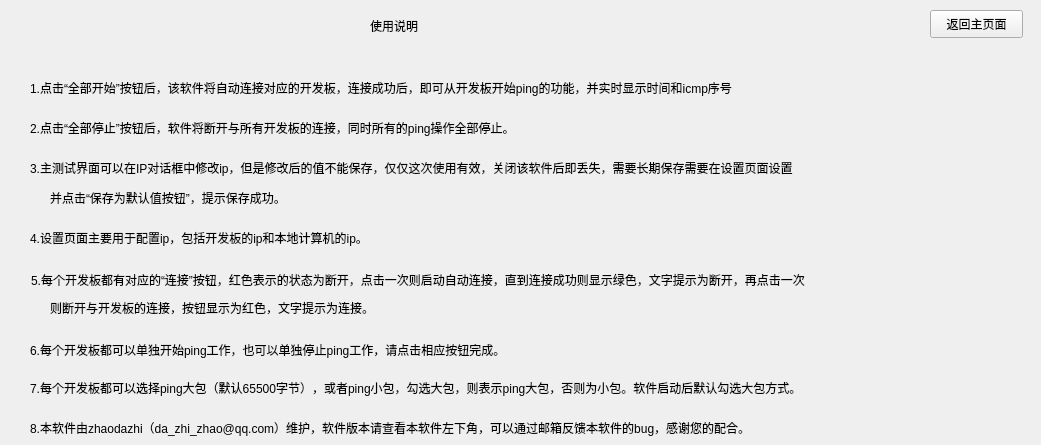
   <widget class="QWidget" name="page_3">
    <widget class="QLabel" name="label_82">
     <property name="geometry">
      <rect>
       <x>370</x>
       <y>0</y>
       <width>191</width>
       <height>51</height>
      </rect>
     </property>
     <property name="styleSheet">
      <string notr="true">font: 75 28pt &quot;仿宋&quot;;</string>
     </property>
     <property name="text">
      <string>使用说明</string>
     </property>
    </widget>
    <widget class="QPushButton" name="pushButton_5">
     <property name="geometry">
      <rect>
       <x>930</x>
       <y>10</y>
       <width>93</width>
       <height>28</height>
      </rect>
     </property>
     <property name="text">
      <string>返回主页面</string>
     </property>
    </widget>
    <widget class="QLabel" name="label_106">
     <property name="geometry">
      <rect>
       <x>30</x>
       <y>80</y>
       <width>971</width>
       <height>16</height>
      </rect>
     </property>
     <property name="text">
      <string>1.点击“全部开始”按钮后，该软件将自动连接对应的开发板，连接成功后，即可从开发板开始ping的功能，并实时显示时间和icmp序号</string>
     </property>
    </widget>
    <widget class="QLabel" name="label_107">
     <property name="geometry">
      <rect>
       <x>30</x>
       <y>120</y>
       <width>1001</width>
       <height>16</height>
      </rect>
     </property>
     <property name="text">
      <string>2.点击“全部停止”按钮后，软件将断开与所有开发板的连接，同时所有的ping操作全部停止。</string>
     </property>
    </widget>
    <widget class="QLabel" name="label_108">
     <property name="geometry">
      <rect>
       <x>30</x>
       <y>160</y>
       <width>1001</width>
       <height>16</height>
      </rect>
     </property>
     <property name="text">
      <string>3.主测试界面可以在IP对话框中修改ip，但是修改后的值不能保存，仅仅这次使用有效，关闭该软件后即丢失，需要长期保存需要在设置页面设置</string>
     </property>
    </widget>
    <widget class="QLabel" name="label_109">
     <property name="geometry">
      <rect>
       <x>50</x>
       <y>190</y>
       <width>941</width>
       <height>16</height>
      </rect>
     </property>
     <property name="text">
      <string>并点击“保存为默认值按钮”，提示保存成功。</string>
     </property>
    </widget>
    <widget class="QLabel" name="label_110">
     <property name="geometry">
      <rect>
       <x>30</x>
       <y>230</y>
       <width>991</width>
       <height>16</height>
      </rect>
     </property>
     <property name="text">
      <string>4.设置页面主要用于配置ip，包括开发板的ip和本地计算机的ip。</string>
     </property>
    </widget>
    <widget class="QLabel" name="label_111">
     <property name="geometry">
      <rect>
       <x>31</x>
       <y>270</y>
       <width>1001</width>
       <height>20</height>
      </rect>
     </property>
     <property name="text">
      <string>5.每个开发板都有对应的“连接”按钮，红色表示的状态为断开，点击一次则启动自动连接，直到连接成功则显示绿色，文字提示为断开，再点击一次</string>
     </property>
    </widget>
    <widget class="QLabel" name="label_112">
     <property name="geometry">
      <rect>
       <x>50</x>
       <y>300</y>
       <width>971</width>
       <height>16</height>
      </rect>
     </property>
     <property name="text">
      <string>则断开与开发板的连接，按钮显示为红色，文字提示为连接。</string>
     </property>
    </widget>
    <widget class="QLabel" name="label_113">
     <property name="geometry">
      <rect>
       <x>30</x>
       <y>340</y>
       <width>981</width>
       <height>20</height>
      </rect>
     </property>
     <property name="text">
      <string>6.每个开发板都可以单独开始ping工作，也可以单独停止ping工作，请点击相应按钮完成。</string>
     </property>
    </widget>
    <widget class="QLabel" name="label_114">
     <property name="geometry">
      <rect>
       <x>30</x>
       <y>380</y>
       <width>991</width>
       <height>16</height>
      </rect>
     </property>
     <property name="text">
      <string>7.每个开发板都可以选择ping大包（默认65500字节），或者ping小包，勾选大包，则表示ping大包，否则为小包。软件启动后默认勾选大包方式。</string>
     </property>
    </widget>
    <widget class="QLabel" name="label_115">
     <property name="geometry">
      <rect>
       <x>30</x>
       <y>420</y>
       <width>1001</width>
       <height>16</height>
      </rect>
     </property>
     <property name="text">
      <string>8.本软件由zhaodazhi（da_zhi_zhao@qq.com）维护，软件版本请查看本软件左下角，可以通过邮箱反馈本软件的bug，感谢您的配合。</string>
     </property>
    </widget>
   </widget>
